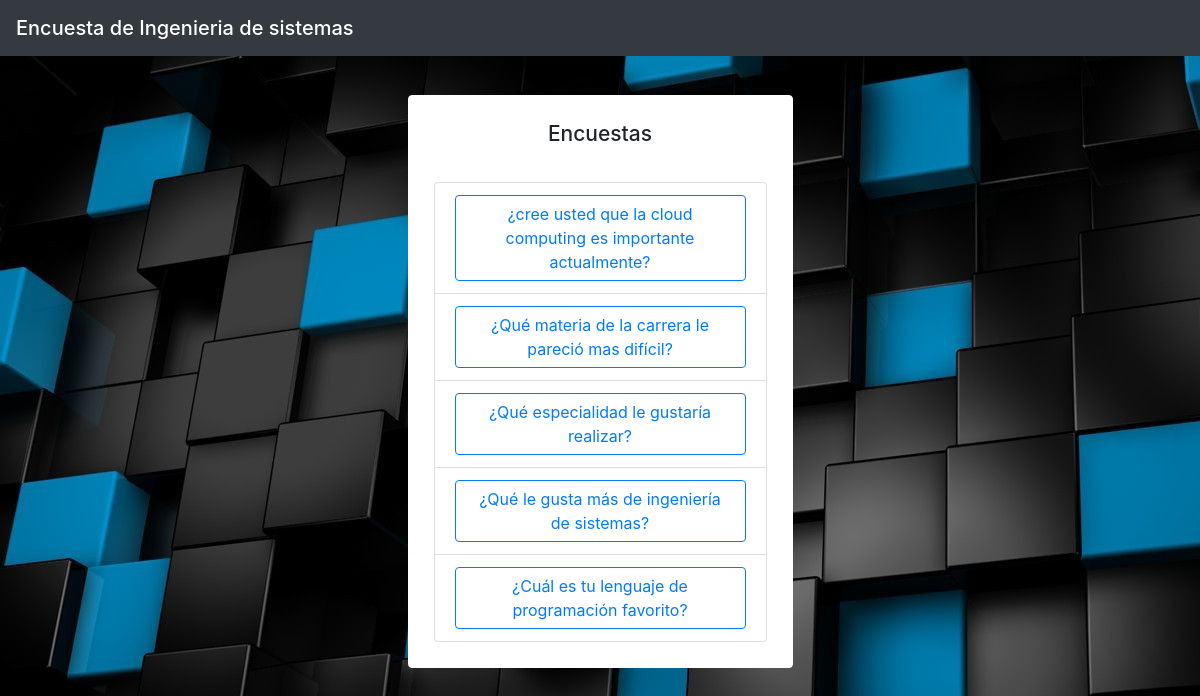
The page / on the database its author committed.
### tables this page shows
CREATE TABLE `encuestas` (
  `id` int(11) NOT NULL,
  `titulo` varchar(100) NOT NULL,
  `fecha` date NOT NULL
);

### index.php (the view, shortened to what this page needs)
<?php
require('conexion.php');
$sql = "SELECT * FROM encuestas ORDER BY id DESC";
$req = mysqli_query($conex, $sql);
?>
<!DOCTYPE HTML>
<html lang="en-US">
<head>
    <link rel="stylesheet" href="https://cdn.jsdelivr.net/npm/bootstrap@4.5.3/dist/css/bootstrap.min.css">
</head>
<body background="fondo.jpg">
    <nav class="navbar navbar-dark bg-dark">
        <span class="navbar-brand mb-0 h1">Encuesta de Ingenieria de sistemas</span>
    </nav>
    <div style="padding: 25px; margin: 0 auto; width: 385px;background: white;border-radius: 4px;margin-top: 39px;border: 1px solid white;">
        <h1 style="margin-bottom: 20px;
    font-size: 21px;
    border-bottom: 1px solid white;
    padding-bottom: 15px;
    text-align: center;">Encuestas</h1>
        <ul class="list-group">
            <?php
            while ($result = mysqli_fetch_object($req)) {
                echo '<li class="list-group-item"><a class="btn btn-outline-primary" href="encuesta.php?id=' . $result->id . '">' . $result->titulo . '</a></li>';
            }
            ?>
        </ul>
    </div>
</body>
</html>

### rows shown on the page
encuestas: titulo "¿cree usted que la cloud computing es importante actualmente?"
encuestas: titulo "¿Qué materia de la carrera le pareció mas difícil?"
encuestas: titulo "¿Qué especialidad le gustaría realizar?"
encuestas: titulo "¿Qué le gusta más de ingeniería de sistemas?"
encuestas: titulo "¿Cuál es tu lenguaje de programación favorito?"
